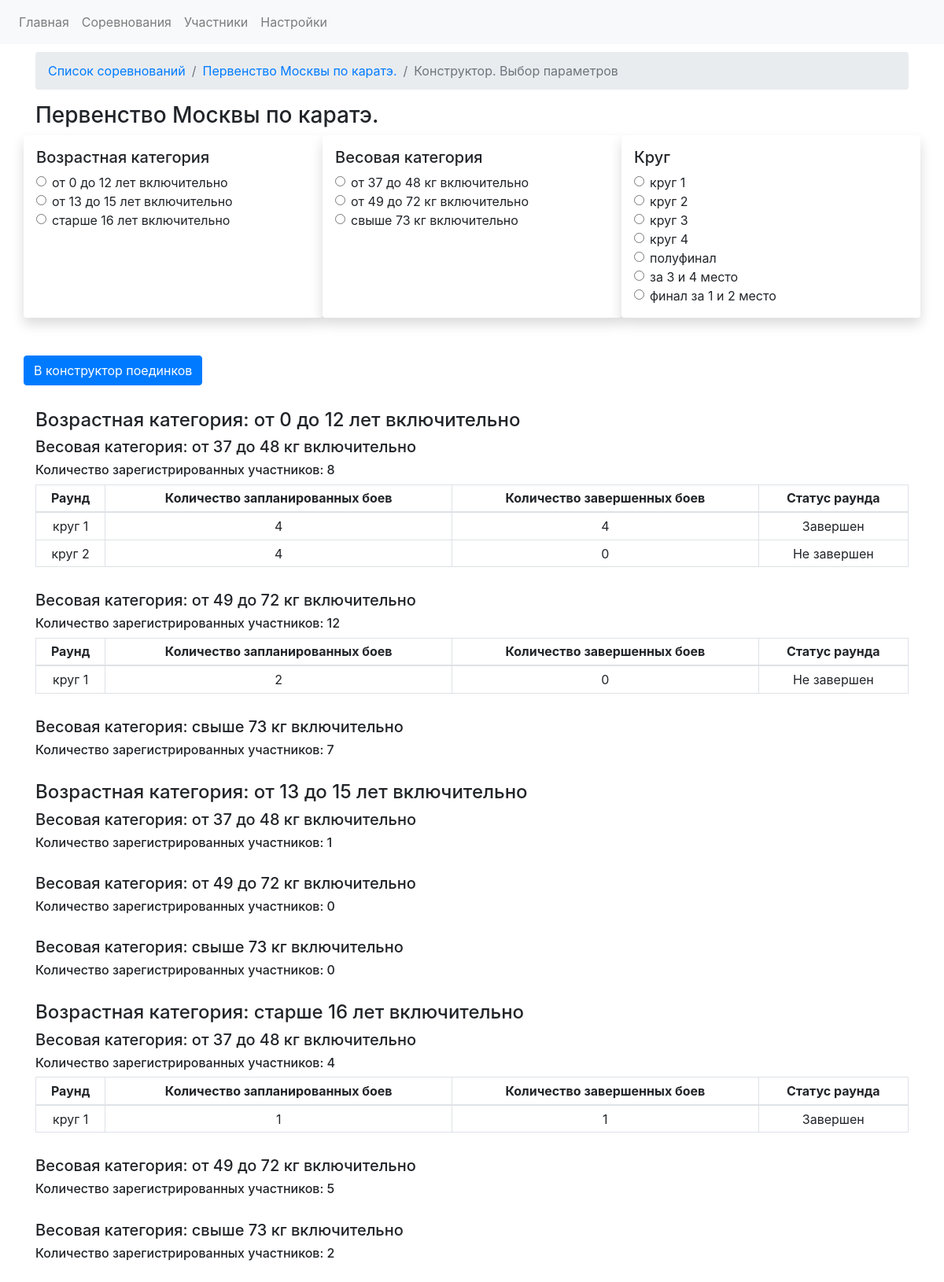
Page /competitions/1/constructor on the committed database.
### app.py (models this page shows)
class CompetitionsDB(db.Model):
    competition_id = db.Column(db.Integer, primary_key=True)
    competition_name = db.Column(db.String)
    competition_date_start = db.Column(db.Date, default=datetime.utcnow)
    competition_date_finish = db.Column(db.Date, default=datetime.utcnow)
    competition_city = db.Column(db.String)
    competition_fights = db.relationship('FightsDB', backref='competition', lazy='dynamic')
    registrations = db.relationship('RegistrationDB', backref='competition')

class AgecategoriesDB(db.Model):
    id = db.Column(db.Integer, primary_key=True)
    sort_index = db.Column(db.Integer)
    age_category_name = db.Column(db.String)
    age_category_start = db.Column(db.Integer)
    age_category_finish = db.Column(db.Integer)
    registrations = db.relationship('RegistrationDB', backref='age_categories')
    fights = db.relationship('FightsDB', backref = 'age_category_backref')

class WeightcategoriesDB(db.Model):
    weight_cat_id = db.Column(db.Integer, primary_key=True)
    sort_index = db.Column(db.Integer)
    weight_category_name = db.Column(db.String)
    weight_category_start = db.Column(db.Integer)
    weight_category_finish = db.Column(db.Integer)
    registrations = db.relationship('RegistrationDB', backref='weight_categories')
    fights = db.relationship('FightsDB', backref = 'weight_category_backref')

class RoundsDB(db.Model):
    id = db.Column(db.Integer, primary_key=True)
    round_name = db.Column(db.String)
    sort_index = db.Column(db.Integer)
    fights = db.relationship('FightsDB', backref = 'roundNo')
    finished_regs = db.relationship('RegistrationDB', backref = 'roundNo')

### app.py (the view, shortened to what this page needs)
@app.route('/competitions/<int:comp_id>/constructor', methods= ['GET', 'POST'])
def fight_constructor(comp_id):
    competition_data = CompetitionsDB.query.get(comp_id)
    weight_categories = WeightcategoriesDB.query.order_by(asc(WeightcategoriesDB.sort_index)).all()
    age_categories = AgecategoriesDB.query.order_by(asc(AgecategoriesDB.sort_index)).all()
    rounds = RoundsDB.query.order_by(asc(RoundsDB.sort_index)).all()
    registrations = RegistrationDB.query.filter_by(competition_id=comp_id).all()
    age_cats_in_reg = [] # список возрастных категорий в регистрациях
    for reg in registrations:
        if reg.age_cat_id not in age_cats_in_reg:
            age_cats_in_reg.append(reg.age_cat_id)
    age_cats_in_reg.sort()
    age_cat_data = {}
    for age_cat in age_categories:
        if age_cat.id in age_cats_in_reg:
            age_cat_names = {}
            age_cat_names["age_cat_id"] = age_cat.id
            age_cat_names["age_cat_name"] = age_cat.age_category_name
            age_cat_data[age_cat.id] = age_cat_names
    weight_cats_in_reg = []  # список возрастных категорий в регистрациях
    for reg in registrations:
        if reg.weight_cat_id not in weight_cats_in_reg:
            weight_cats_in_reg.append(reg.weight_cat_id)
    weight_cats_in_reg.sort()
    weight_cat_data = {}
    for weight_cat in weight_categories:
        if weight_cat.weight_cat_id in weight_cats_in_reg:
            weight_cat_names = {}
            weight_cat_names["weight_cat_id"] = weight_cat.weight_cat_id
            weight_cat_names["weight_cat_name"] = weight_cat.weight_category_name
            weight_cat_data[weight_cat.weight_cat_id] = weight_cat_names
    weight_cat_data_im_age_categories = {} # данные в весовых категориях записываются в возрастные категории
    age_weight_data = {}
    age_data = {}
    for age_cat_id, age_cat in age_cat_data.items():
        age_weight_data = {}
        weight_fighter_data = {}
        for weight_cat_id, weight_cat in weight_cat_data.items():
            age_cat_weight_cat_data = {}  # количество зарегистрированных бойцов в весовой категории
            regs_in_age_and_weight_cat = RegistrationDB.query.filter_by(age_cat_id=age_cat_id, weight_cat_id = weight_cat_id).count()
            age_cat_weight_cat_data["weight_cat_id"] = weight_cat_id
            age_cat_weight_cat_data["weight_cat_name"] = WeightcategoriesDB.query.get(weight_cat_id).weight_category_name
            age_cat_weight_cat_data["fighters_qty_in_weight_cat"] = regs_in_age_and_weight_cat
            fights_in_age_and_weight = FightsDB.query.filter_by(age_category = age_cat_id, weight_category = weight_cat_id).all()
            list_of_rounds_in_age_in_weight = []
            for fight in fights_in_age_and_weight:
                if fight.round_number not in list_of_rounds_in_age_in_weight:
                    list_of_rounds_in_age_in_weight.append(fight.round_number)
            age_weight_rounds_aggregate_data = {}
            for round_id in list_of_rounds_in_age_in_weight:
                age_weight_rounds_data = {}
                age_weight_rounds_data["round_id"] = round_id
                age_weight_rounds_data["round_name"] = RoundsDB.query.get(round_id).round_name
                number_of_planned_fights = FightsDB.query.filter_by(age_category = age_cat_id, weight_category = weight_cat_id, round_number = round_id).count()
                number_of_finished_fights = FightsDB.query.filter_by(age_category = age_cat_id, weight_category = weight_cat_id, round_number = round_id, fight_status = 1).count()
                if number_of_planned_fights == number_of_finished_fights:
                    age_weight_rounds_data["round_status"] = "Завершен"
                elif number_of_planned_fights > number_of_finished_fights:
                    age_weight_rounds_data["round_status"] = "Не завершен"
                age_weight_rounds_data["planned_fights_qty"] = number_of_planned_fights
                age_weight_rounds_data["finished_fights_qty"] = number_of_finished_fights
                age_weight_rounds_aggregate_data[round_id] = age_weight_rounds_data
            age_cat_weight_cat_data["rounds_data"] = age_weight_rounds_aggregate_data
            weight_fighter_data[weight_cat_id] = age_cat_weight_cat_data
        age_weight_data["age_id"] = age_cat_id
        age_weight_data["age_cat_name"] = AgecategoriesDB.query.get(age_cat_id).age_category_name
        age_weight_data["age_weight_data"] = weight_fighter_data
        age_data[age_cat_id] = age_weight_data
    return render_template('fightconstructor.html', age_data = age_data, competition_data=competition_data, age_cat_data = age_cat_data, rounds = rounds, weight_cat_data = weight_cat_data)

### templates/fightconstructor.html (shortened to what this page needs)
{% extends "base.html" %}
{% block head %}
<link rel="stylesheet" href="https://stackpath.bootstrapcdn.com/bootstrap/4.5.0/css/bootstrap.min.css">
{% endblock %}
{% block content %}
    <div class="container" style="margin-top: 10px">
        <div class="row">
            <div class="col-lg-12">
                <nav aria-label="breadcrumb">
                      <ol class="breadcrumb">
                        <li class="breadcrumb-item"><a href="{{url_for('competitions')}}">Список соревнований</a></li>
                        <li class="breadcrumb-item"><a href="{{url_for('competition_view', competition_id = competition_data.competition_id)}}">{{ competition_data.competition_name }}</a></li>
                        <li class="breadcrumb-item active" aria-current="page">Конструктор. Выбор параметров</li>
                      </ol>
                </nav>
                <h3>{{ competition_data.competition_name }}</h3>
        <form method="POST" action="{{ url_for('fight_constructor', comp_id = competition_data.competition_id)}}">
                <div class="row">
            <div class="col-lg-4 shadow p-3 mb-5 bg-white rounded">
                <h5>Возрастная категория</h5>
                {% for age_cat_id, age_cat in age_cat_data.items() %}
                    <div class="form-check">
                      <input class="form-check-input" type="radio" value={{ age_cat_id }} name="age_cat_radio" id="flexRadioDefault1">
                      <label class="form-check-label" for="flexRadioDefault1">
                          {{ age_cat["age_cat_name"]}}
                      </label>
                    </div>
                {% endfor %}
            </div>
            <div class="col-lg-4 shadow p-3 mb-5 bg-white rounded">
                <h5>Весовая категория</h5>
                    {% for w_cat_id, w_cat in weight_cat_data.items() %}
                    <div class="form-check">
                      <input class="form-check-input" type="radio" value={{ w_cat_id }} name="weight_cats_radio" id="Radioweightcat">
                      <label class="form-check-label" for="Radioweightcat">
                          {{ w_cat["weight_cat_name"] }}
                      </label>
                    </div>
                    {% endfor %}
            </div>
            <div class="col-lg-4 shadow p-3 mb-5 bg-white rounded">
                <h5>Круг</h5>
                {% for round in rounds %}
                    <div class="form-check">
                      <input class="form-check-input" type="radio" value={{ round.id }} name="round_radio" id="flexRadioDefault1">
                      <label class="form-check-label" for="flexRadioDefault1">
                          {{ round.round_name}}
                      </label>
                    </div>
                {% endfor %}
            </div>
            <button  type="submit" id="go_to_next_step_button" class="btn btn-primary">В конструктор поединков</button>
        </div>
        </form>
    </div>
</div>
    <div class="row" style="margin-top: 30px;">
        <div class="col">
            {% for age_cat_id, age_weight_data_dict in age_data.items() %}
                <h4>Возрастная категория: {{ age_weight_data_dict["age_cat_name"] }}</h4>
                {% for weight_cat_id, weight_cat_data_dict in age_weight_data_dict["age_weight_data"].items() %}
                    <div style="margin-bottom: 30px;">
                    <h5>Весовая категория: {{ weight_cat_data_dict["weight_cat_name"] }}</h5>
                    <h6>Количество зарегистрированных участников: {{ weight_cat_data_dict["fighters_qty_in_weight_cat"] }}</h6>
                    {% if weight_cat_data_dict["rounds_data"] %}
                    <table class="table table-sm table-bordered">
                      <thead>
                        <tr>
                          <th scope="col" style="text-align: center;">Раунд</th>
                          <th scope="col" style="text-align: center;">Количество запланированных боев</th>
                          <th scope="col" style="text-align: center;">Количество завершенных боев</th>
                          <th scope="col" style="text-align: center;">Статус раунда</th>
                        </tr>
                      </thead>
                      <tbody>
                        {% for round_id, round_data in  weight_cat_data_dict["rounds_data"].items() %}
                      <tr>
                          <td style="text-align: center;">
                                {{ round_data["round_name"] }}
                          </td>
                          <td style="text-align: center;">
                                {{ round_data["planned_fights_qty"] }}
                          </td>
                          <td style="text-align: center;">
                                {{ round_data["finished_fights_qty"] }}
                          </td>
                            <td style="text-align: center;">
                                {{ round_data["round_status"] }}
                            </td>
                      </tr>
                        {% endfor %}
                      </tbody>
                </table>
                {% endif %}
                </div>
                {% endfor %}
            {% endfor %}
        </div>
    </div>
</div>
{% endblock %}

### rows in the picture
CompetitionsDB: competition_name "Первенство Москвы по каратэ."
AgecategoriesDB: age_cat_name "от 0 до 12 лет включительно", age_cat_name "от 0 до 12 лет включительно"
AgecategoriesDB: age_cat_name "от 13 до 15 лет включительно", age_cat_name "от 13 до 15 лет включительно"
AgecategoriesDB: age_cat_name "старше 16 лет включительно", age_cat_name "старше 16 лет включительно"
WeightcategoriesDB: weight_cat_name "от 37 до 48 кг включительно", weight_cat_name "от 37 до 48 кг включительно" "от 37 до 48 кг включительно" "от 37 до 48 кг включительно"
WeightcategoriesDB: weight_cat_name "от 49 до 72 кг включительно", weight_cat_name "от 49 до 72 кг включительно" "от 49 до 72 кг включительно" "от 49 до 72 кг включительно"
WeightcategoriesDB: weight_cat_name "свыше 73 кг включительно", weight_cat_name "свыше 73 кг включительно" "свыше 73 кг включительно" "свыше 73 кг включительно"
RoundsDB: round_name "круг 1", round_name "круг 1" "круг 1" "круг 1"
RoundsDB: round_name "круг 2", round_name "круг 2"
RoundsDB: round_name "круг 3"
RoundsDB: round_name "круг 4"
RoundsDB: round_name "полуфинал"
RoundsDB: round_name "за 3 и 4 место"
RoundsDB: round_name "финал за 1 и 2 место"

### other values in the picture
{{ weight_cat_data_dict["fighters_qty_in_weight_cat"] }} "8" "12" "7" "1" "0" "0" "4" "5" "2"
{{ round_data["planned_fights_qty"] }} "4" "4" "2" "1"
{{ round_data["finished_fights_qty"] }} "4" "0" "0" "1"
{{ round_data["round_status"] }} "Завершен" "Не завершен" "Не завершен" "Завершен"
